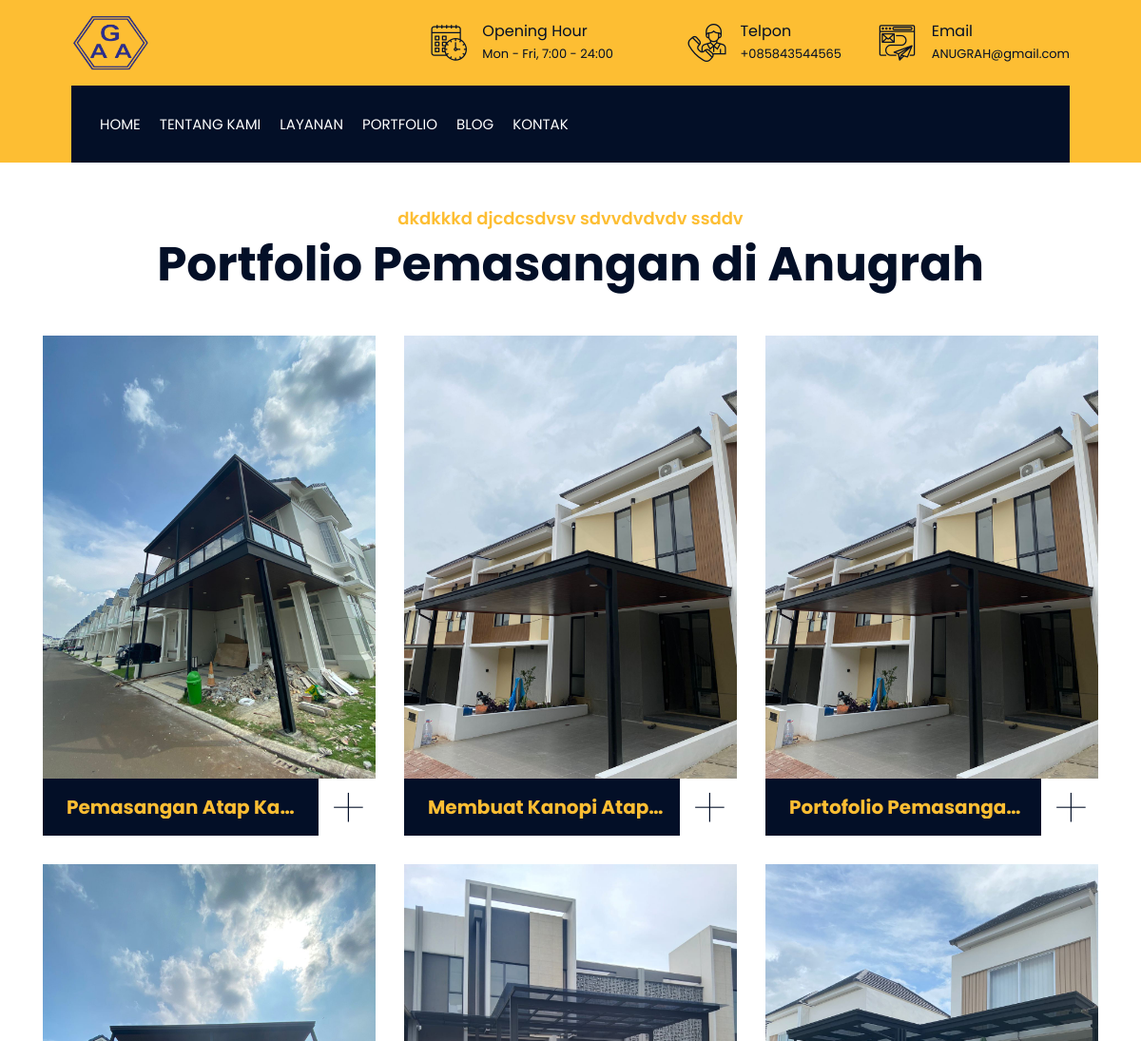
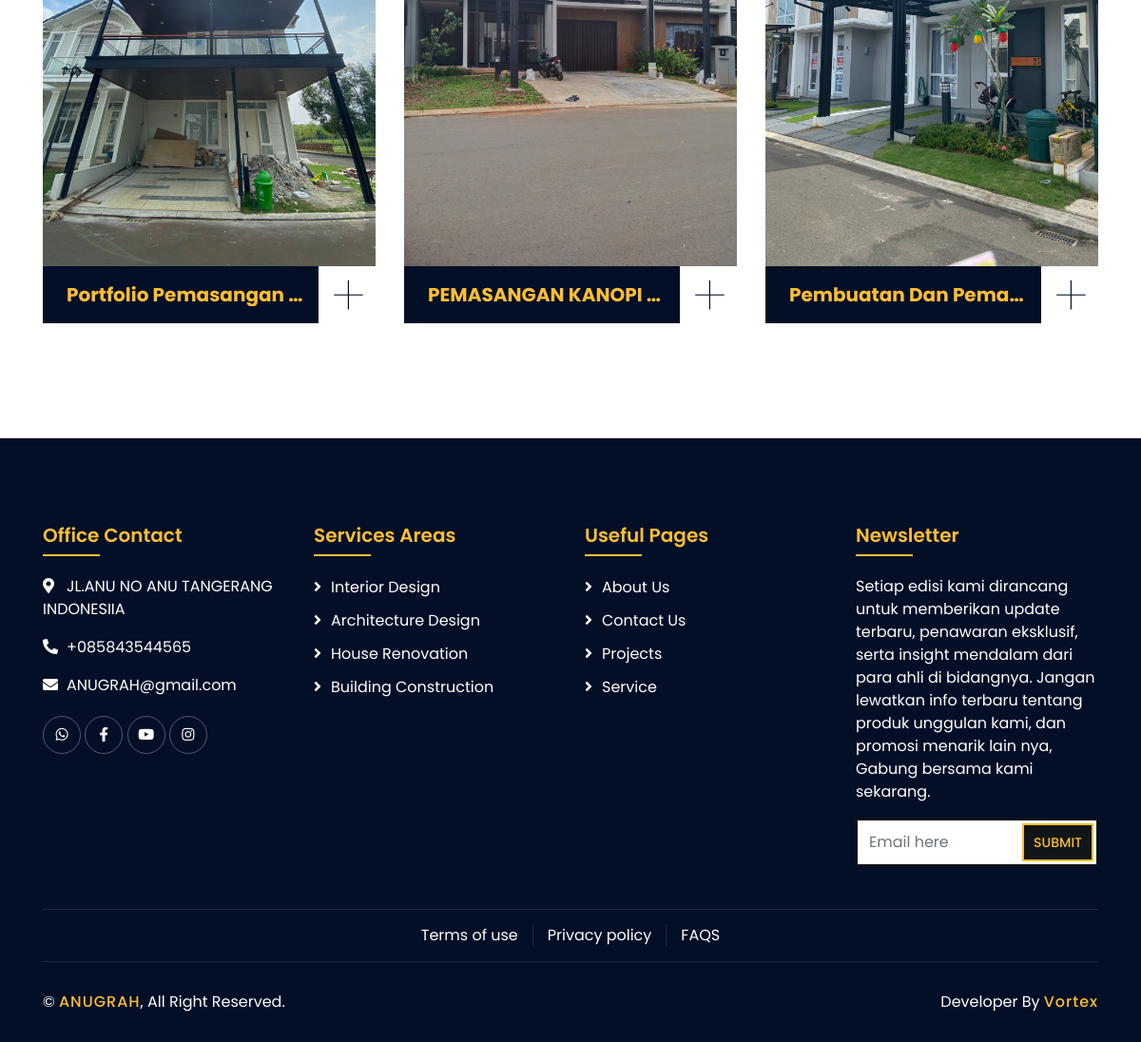
Page /index.php/main/portfolio on the committed database (2 pictures, top to bottom).
### tables this page shows
CREATE TABLE `set_app` (
  `id` int NOT NULL,
  `app_name` varchar(100) NOT NULL,
  `title` varchar(190) NOT NULL,
  `deskripsi` varchar(190) NOT NULL,
  `email` varchar(100) NOT NULL,
  `telpon` varchar(20) NOT NULL,
  `logo` varchar(100) NOT NULL,
  `addres` varchar(100) NOT NULL,
  `keyword` varchar(225) NOT NULL,
  `map` text NOT NULL,
  `favicon` varchar(160) NOT NULL
);

CREATE TABLE `tbl_meta_pages` (
  `id` int NOT NULL,
  `pages` varchar(100) NOT NULL,
  `meta_title` varchar(190) NOT NULL,
  `meta_deskripsi` varchar(190) NOT NULL
);

CREATE TABLE `pages_portfolio` (
  `id` int NOT NULL,
  `title` varchar(100) NOT NULL,
  `desk` text NOT NULL,
  `images` text NOT NULL,
  `id_projek` int NOT NULL,
  `link` varchar(100) NOT NULL,
  `keyword` varchar(160) NOT NULL,
  `youtube` varchar(225) NOT NULL,
  `instagram` varchar(225) NOT NULL,
  `facebook` varchar(225) NOT NULL
);

CREATE TABLE `tbl_service` (
  `id` int NOT NULL,
  `title` varchar(190) NOT NULL,
  `body` text NOT NULL,
  `images` text NOT NULL,
  `private` int NOT NULL,
  `slug` varchar(225) NOT NULL,
  `meta_deskripsi` varchar(190) NOT NULL,
  `keyword` varchar(225) NOT NULL
);

### application/views/pages/public/builder/component/portfolio.php (the view, shortened to what the rows shown need)
<div class="portfolio">
    <div class="container">
        <div class="section-header text-center">
            <p><?= $meta_portfolio['meta_deskripsi'] ?></p>
            <h2><?= $meta_portfolio['meta_title'] ?></h2>
        </div>
        <div class="row portfolio-container">
            <?php foreach ($portfolio_data as $portflio): ?>
            <div class="col-lg-4 col-md-6 col-sm-12 portfolio-item first wow fadeInUp" data-wow-delay="0.1s">
                <div class="portfolio-warp">
                    <div class="portfolio-img">
                        <img src="<?= htmlentities(base_url('assets/public/img/') . $portflio->images, ENT_QUOTES) ?>"
                            alt="<?= htmlentities($portflio->title) ?>">
                    </div>
                    <div class="portfolio-text">
                        <h3><?= htmlentities($portflio->title) ?></h3>
                        <a class="btn"
                            href="<?= htmlentities(base_url('portfolio/') . $portflio->link,ENT_QUOTES)  ?>">+</a>
                    </div>
                </div>
            </div>
            <?php endforeach ?>
        </div>
    </div>
</div>

### application/views/pages/public/builder/nav.php (shortened to what the rows shown need)
<div class="wrapper">
    <div class="top-bar">
        <div class="container-fluid">
            <div class="row align-items-center">
                <div class="col-lg-4 col-md-12">
                    <div class="logo">
                        <a href="index.html">
                            <img src="<?= htmlentities(base_url('assets/public/img/') . app('logo'), ENT_QUOTES) ?>"
                                alt="<?= htmlentities(app('app_name')) ?>">
                        </a>
                    </div>
                </div>
                <div class="col-lg-8 col-md-7 d-none d-lg-block">
                    <div class="row">
                        <div class="col-4">
                            <div class="top-bar-item">
                                <div class="top-bar-text">
                                    <h3>Telpon</h3>
                                    <p>+<?= app('telpon') ?></p>
                                </div>
                            </div>
                        </div>
                        <div class="col-4">
                            <div class="top-bar-item">
                                <div class="top-bar-text">
                                    <h3>Email</h3>
                                    <p><?= app('email') ?></p>
                                </div>
                            </div>
                        </div>
                    </div>
                </div>
            </div>
        </div>
    </div>

### application/views/pages/public/builder/footer.php (shortened to what the rows shown need)
<link rel="stylesheet" type="text/css"
    href="https://cdnjs.cloudflare.com/ajax/libs/toastr.js/latest/css/toastr.min.css">
<div class="footer wow fadeIn" data-wow-delay="0.3s">
    <div class="container">
        <div class="row">
            <div class="col-md-6 col-lg-3">
                <div class="footer-contact">
                    <h2>Office Contact</h2>
                    <p><i class="fa fa-map-marker-alt"></i><?= htmlentities(app('addres')) ?></p>
                    <p><i class="fa fa-phone-alt"></i>+<?= htmlentities(app('telpon'))  ?></p>
                    <p><i class="fa fa-envelope"></i><?= htmlentities(app('email'))  ?></p>
                    <div class="footer-social">
                        <a href="<?= htmlentities(media('WHATSAPP'), ENT_QUOTES)  ?>"></a>
                        <a href="<?= htmlentities(media('FACEBOOK'), ENT_QUOTES)  ?>"></a>
                        <a href="<?= htmlentities(media('YOUTUBE'), ENT_QUOTES)  ?>"></a>
                        <a href="<?= htmlentities(media('INSTAGRAM'), ENT_QUOTES)  ?>"></a>
                    </div>
                </div>
            </div>
            <div class="col-md-6 col-lg-3">
                <div class="footer-link">
                    <h2>Services Areas</h2>
                    <?php foreach (get_db('tbl_service') as $service): ?>
                        <a
                            href="<?= htmlentities(base_url('service/') . $service->slug, ENT_QUOTES)  ?>"><?= htmlentities($service->title) ?></a>
                    <?php endforeach ?>
                </div>
            </div>
            <div class="col-md-6 col-lg-3">
                <div class="footer-link">
                    <h2>Useful Pages</h2>
                </div>
            </div>
            <div class="col-md-6 col-lg-3">
                <div class="newsletter">
                    <h2>Newsletter</h2>
                </div>
            </div>
        </div>
    </div>
    <div class="container copyright">
        <div class="row">
            <div class="col-md-6">
                <p>&copy; <a href="javascript:void()"><?= app('app_name') ?></a>, All Right Reserved.</p>
            </div>
        </div>
    </div>
</div>
</div>

### rows in the picture
set_app: logo (picture), telpon "085843544565", email "ANUGRAH@gmail.com", addres "JL.ANU NO ANU TANGERANG INDONESIIA", app_name "ANUGRAH"
tbl_meta_pages: meta_deskripsi "dkdkkkd djcdcsdvsv sdvvdvdvdv ssddv", meta_title "Portfolio Pemasangan di Anugrah"
pages_portfolio: images (picture), title "Pemasangan Atap Ka…"
pages_portfolio: images (picture), title "Membuat Kanopi Atap…"
pages_portfolio: images (picture), title "Portofolio Pemasanga…"
pages_portfolio: images (picture), title "Portfolio Pemasangan…"
pages_portfolio: images (picture), title "PEMASANGAN KANOPI…"
pages_portfolio: images (picture), title "Pembuatan Dan Pema…"
tbl_service: title "Interior Design"
tbl_service: title "Architecture Design"
tbl_service: title "House Renovation"
tbl_service: title "Building Construction"
